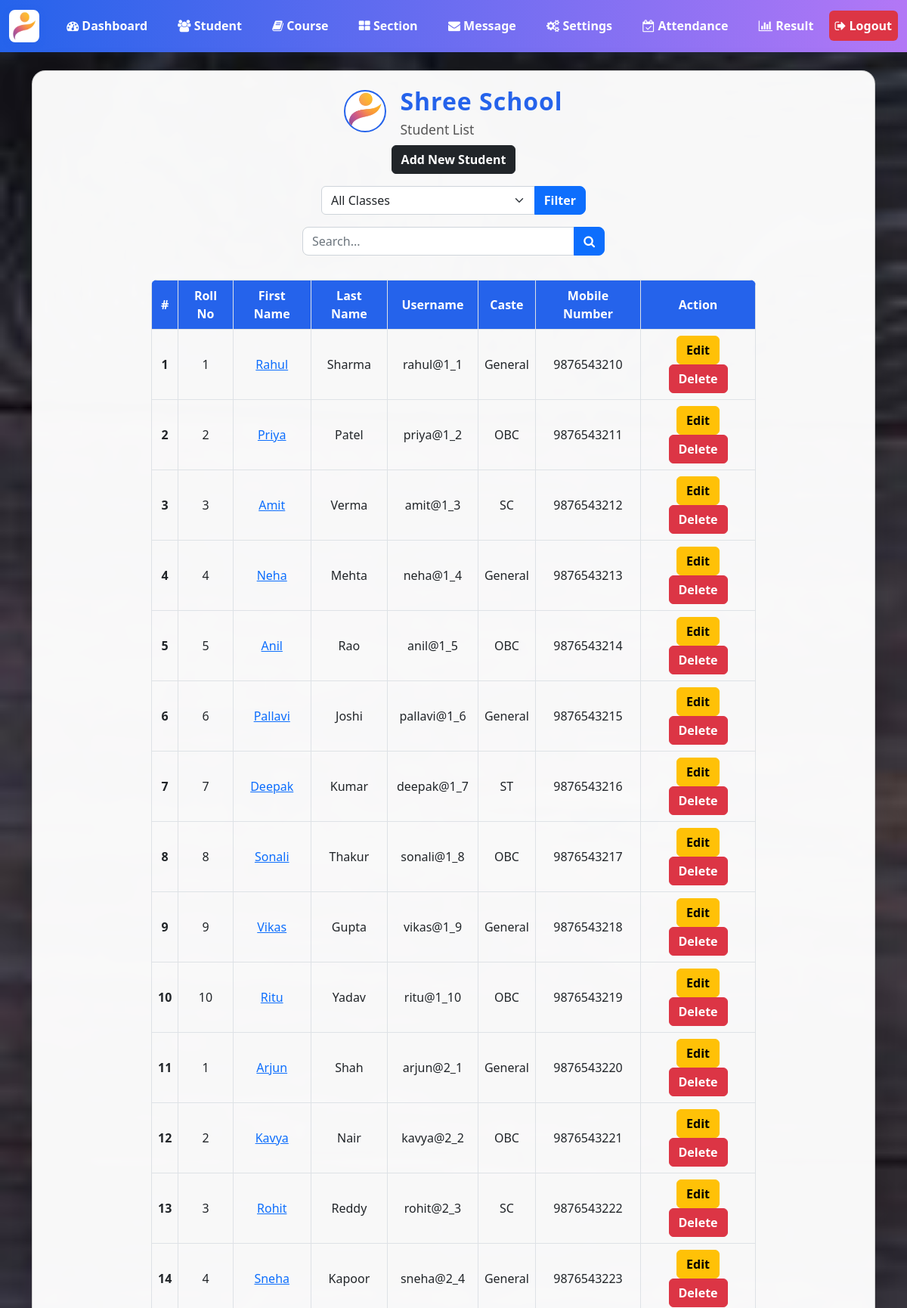
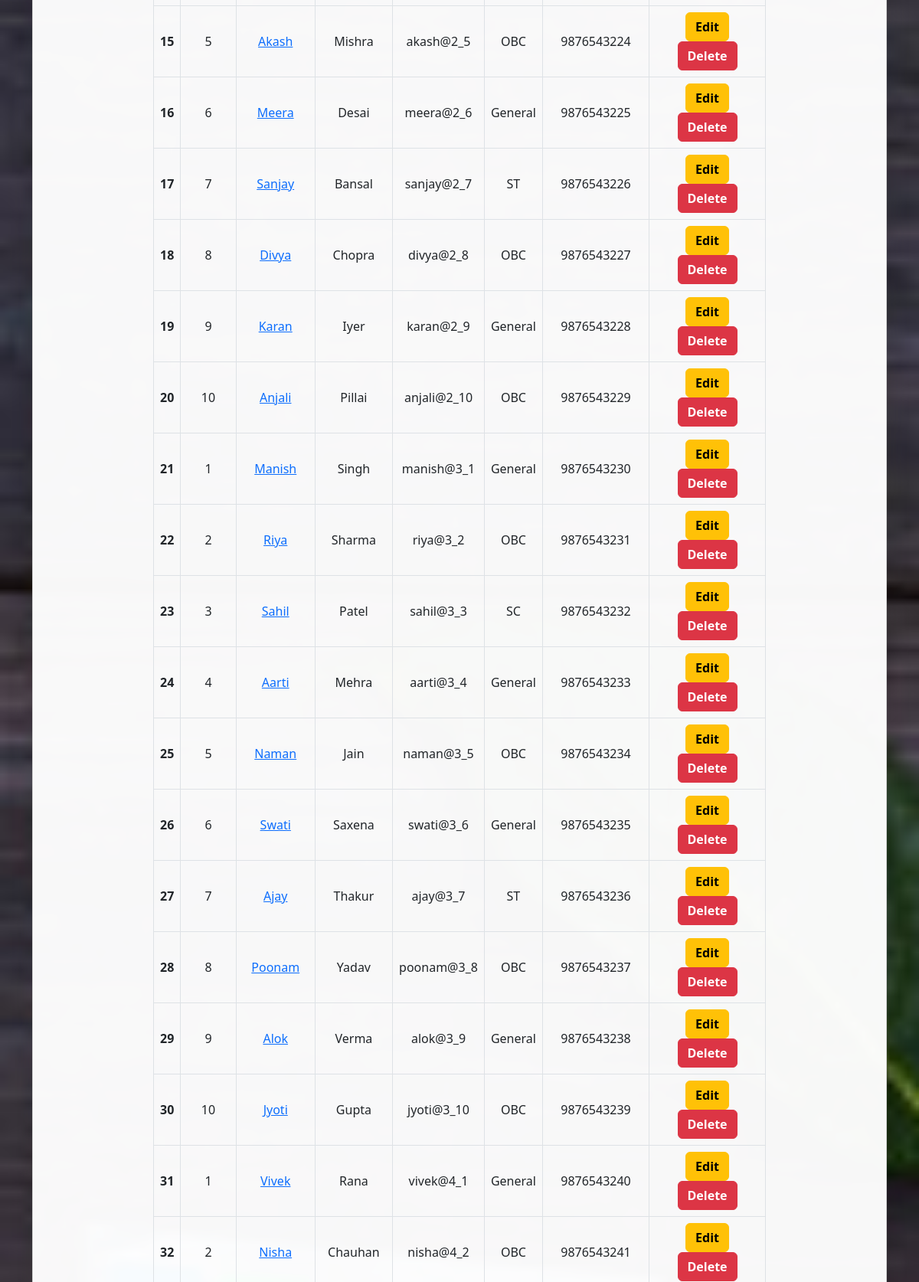
The page /admin/student.php (signed in, upper part) on the database its author committed (2 pictures, top to bottom).
### tables this page shows
CREATE TABLE `students` (
  `student_id` int(11) NOT NULL,
  `roll_no` varchar(20) DEFAULT NULL,
  `username` varchar(127) NOT NULL,
  `password` varchar(255) NOT NULL,
  `fname` varchar(127) NOT NULL,
  `lname` varchar(255) NOT NULL,
  `section` int(11) NOT NULL,
  `address` varchar(31) NOT NULL,
  `gender` varchar(7) NOT NULL,
  `caste` varchar(127) NOT NULL,
  `mobile_number` varchar(20) NOT NULL,
  `email_address` varchar(255) NOT NULL,
  `date_of_birth` date NOT NULL,
  `date_of_joined` timestamp NULL DEFAULT current_timestamp(),
  `parent_fname` varchar(127) NOT NULL,
  `parent_lname` varchar(127) NOT NULL,
  `parent_phone_number` varchar(31) NOT NULL
);

### admin/data/student.php (called while the page is built, shortened)
<?php
function getAllStudents($conn){
   $sql = "SELECT * FROM students";
   $stmt = $conn->prepare($sql);
   $stmt->execute();
   if ($stmt->rowCount() >= 1) {
     $students = $stmt->fetchAll();
     return $students;
   }else {
   	return 0;
   }
}

### admin/student.php (the view, shortened to what this page needs)
<?php
if (isset($_SESSION['admin_id']) &&
    isset($_SESSION['role'])) {
    if ($_SESSION['role'] == 'Admin') {
       include "../DB_connection.php";
       include "data/student.php";
       include "data/section.php";
       $selected_section = isset($_GET['section_id']) ? $_GET['section_id'] : '';
       if ($selected_section && $selected_section != 'all') {
           $students = getStudentsBySection($selected_section, $conn);
       } else {
           $students = getAllStudents($conn);
       }
 ?>
<!DOCTYPE html>
<html lang="en">
<head>
    <link rel="stylesheet" href="https://cdn.jsdelivr.net/npm/bootstrap@5.2.0/dist/css/bootstrap.min.css">
    <link rel="stylesheet" href="../css/style.css">
    <link rel="stylesheet" href="https://cdnjs.cloudflare.com/ajax/libs/font-awesome/4.7.0/css/font-awesome.min.css">
</head>
<body>
    <?php
        include "inc/navbar.php";
        if ($students != 0) {
     ?>
     <div class="container mt-4">
      <div class="card shadow-lg" style="border-radius:18px;background:rgba(255,255,255,0.97);">
        <div class="card-body">
          <div class="school-header mb-2">
            <img src="../logo2.png" alt="Shree School Logo">
            <div>
              <div class="school-title">Shree School</div>
              <div style="font-size:1.1rem;color:#555;">Student List</div>
            </div>
          </div>
          <div class="text-center mb-3">
              <a href="student-add.php" class="btn btn-dark">Add New Student</a>
          </div>
          <form method="get" class="mb-3" style="max-width:350px;margin:auto;">
            <div class="input-group">
              <select name="section_id" class="form-select" onchange="this.form.submit()">
                <option value="all">All Classes</option>
              </select>
              <button class="btn btn-primary" type="submit">Filter</button>
            </div>
          </form>
          <form action="student-search.php" class="mt-3 n-table" method="get" style="max-width:400px;margin:auto;">
              <div class="input-group mb-3">
                  <input type="text" class="form-control" name="searchKey" placeholder="Search...">
                  <button class="btn btn-primary">
                      <i class="fa fa-search" aria-hidden="true"></i>
                  </button>
              </div>
          </form>
          <div class="table-responsive">
              <table class="table table-bordered mt-3 n-table mx-auto">
                  <thead>
                    <tr>
                      <th scope="col">#</th>
                      <th scope="col">Roll No</th>
                      <th scope="col">First Name</th>
                      <th scope="col">Last Name</th>
                      <th scope="col">Username</th>
                      <th scope="col">Caste</th>
                      <th scope="col">Mobile Number</th>
                      <th scope="col">Action</th>
                    </tr>
                  </thead>
                  <tbody>
                    <?php $i = 0; foreach ($students as $student ) {
                      $i++;  ?>
                    <tr>
                      <th scope="row"><?=$i?></th>
                      <td><?=htmlspecialchars($student['roll_no'])?></td>
                      <td>
                        <a href="student-view.php?student_id=<?=$student['student_id']?>">
                          <?=$student['fname']?>
                        </a>
                      </td>
                      <td><?=$student['lname']?></td>
                      <td><?=$student['username']?></td>
                      <td><?= htmlspecialchars($student['caste']) ?></td>
                      <td><?= htmlspecialchars($student['mobile_number']) ?></td>
                      <td>
                          <a href="student-edit.php?student_id=<?=$student['student_id']?>" class="btn btn-warning">Edit</a>
                          <a href="student-delete.php?student_id=<?=$student['student_id']?>" class="btn btn-danger">Delete</a>
                      </td>
                    </tr>
                  <?php } ?>
                  </tbody>
              </table>
          </div>
        </div>
      </div>
     </div>
     <?php } ?>
</body>
</html>
<?php
  }else {
    header("Location: ../login.php");
    exit;
  }
}else {
    header("Location: ../login.php");
    exit;
}
?>

### css/style.css (style rules this page uses)
.n-table { max-width: 800px; }

### admin/student.php (style rules this page uses)
body { background: url('../img/back.jpg') no-repeat center center fixed; background-size: cover; font-family: 'Segoe UI', Arial, sans-serif; }
.school-header { display: flex; align-items: center; justify-content: center; gap: 18px; margin-bottom: 18px; }
.school-header img { height: 56px; width: 56px; border-radius: 50%; border: 2px solid #2563eb; background: #fff; }
.school-title { font-size: 2rem; font-weight: 700; color: #2563eb; letter-spacing: 1px; }
.table thead th { background: #2563eb; color: #fff; text-align: center; }
.table td, .table th { text-align: center; vertical-align: middle; }
.table { border-radius: 8px; overflow: hidden; margin-bottom: 0; }
.btn-dark, .btn-primary, .btn-warning, .btn-danger { font-weight: 600; }
.input-group .form-control { border-radius: 8px 0 0 8px; }
.input-group .btn { border-radius: 0 8px 8px 0; }

### rows shown on the page
students: roll_no "1", fname "Rahul", lname "Sharma", username "rahul@1_1", caste "General", mobile_number "9876543210"
students: roll_no "2", fname "Priya", lname "Patel", username "priya@1_2", caste "OBC", mobile_number "9876543211"
students: roll_no "3", fname "Amit", lname "Verma", username "amit@1_3", caste "SC", mobile_number "9876543212"
students: roll_no "4", fname "Neha", lname "Mehta", username "neha@1_4", caste "General", mobile_number "9876543213"
students: roll_no "5", fname "Anil", lname "Rao", username "anil@1_5", caste "OBC", mobile_number "9876543214"
students: roll_no "6", fname "Pallavi", lname "Joshi", username "pallavi@1_6", caste "General", mobile_number "9876543215"
students: roll_no "7", fname "Deepak", lname "Kumar", username "deepak@1_7", caste "ST", mobile_number "9876543216"
students: roll_no "8", fname "Sonali", lname "Thakur", username "sonali@1_8", caste "OBC", mobile_number "9876543217"
students: roll_no "9", fname "Vikas", lname "Gupta", username "vikas@1_9", caste "General", mobile_number "9876543218"
students: roll_no "10", fname "Ritu", lname "Yadav", username "ritu@1_10", caste "OBC", mobile_number "9876543219"
students: roll_no "1", fname "Arjun", lname "Shah", username "arjun@2_1", caste "General", mobile_number "9876543220"
students: roll_no "2", fname "Kavya", lname "Nair", username "kavya@2_2", caste "OBC", mobile_number "9876543221"
students: roll_no "3", fname "Rohit", lname "Reddy", username "rohit@2_3", caste "SC", mobile_number "9876543222"
students: roll_no "4", fname "Sneha", lname "Kapoor", username "sneha@2_4", caste "General", mobile_number "9876543223"
students: roll_no "5", fname "Akash", lname "Mishra", username "akash@2_5", caste "OBC", mobile_number "9876543224"
students: roll_no "6", fname "Meera", lname "Desai", username "meera@2_6", caste "General", mobile_number "9876543225"
students: roll_no "7", fname "Sanjay", lname "Bansal", username "sanjay@2_7", caste "ST", mobile_number "9876543226"
students: roll_no "8", fname "Divya", lname "Chopra", username "divya@2_8", caste "OBC", mobile_number "9876543227"
students: roll_no "9", fname "Karan", lname "Iyer", username "karan@2_9", caste "General", mobile_number "9876543228"
students: roll_no "10", fname "Anjali", lname "Pillai", username "anjali@2_10", caste "OBC", mobile_number "9876543229"
students: roll_no "1", fname "Manish", lname "Singh", username "manish@3_1", caste "General", mobile_number "9876543230"
students: roll_no "2", fname "Riya", lname "Sharma", username "riya@3_2", caste "OBC", mobile_number "9876543231"
students: roll_no "3", fname "Sahil", lname "Patel", username "sahil@3_3", caste "SC", mobile_number "9876543232"
students: roll_no "4", fname "Aarti", lname "Mehra", username "aarti@3_4", caste "General", mobile_number "9876543233"
students: roll_no "5", fname "Naman", lname "Jain", username "naman@3_5", caste "OBC", mobile_number "9876543234"
students: roll_no "6", fname "Swati", lname "Saxena", username "swati@3_6", caste "General", mobile_number "9876543235"
students: roll_no "7", fname "Ajay", lname "Thakur", username "ajay@3_7", caste "ST", mobile_number "9876543236"
students: roll_no "8", fname "Poonam", lname "Yadav", username "poonam@3_8", caste "OBC", mobile_number "9876543237"
students: roll_no "9", fname "Alok", lname "Verma", username "alok@3_9", caste "General", mobile_number "9876543238"
students: roll_no "10", fname "Jyoti", lname "Gupta", username "jyoti@3_10", caste "OBC", mobile_number "9876543239"
students: roll_no "1", fname "Vivek", lname "Rana", username "vivek@4_1", caste "General", mobile_number "9876543240"
students: roll_no "2", fname "Nisha", lname "Chauhan", username "nisha@4_2", caste "OBC", mobile_number "9876543241"
